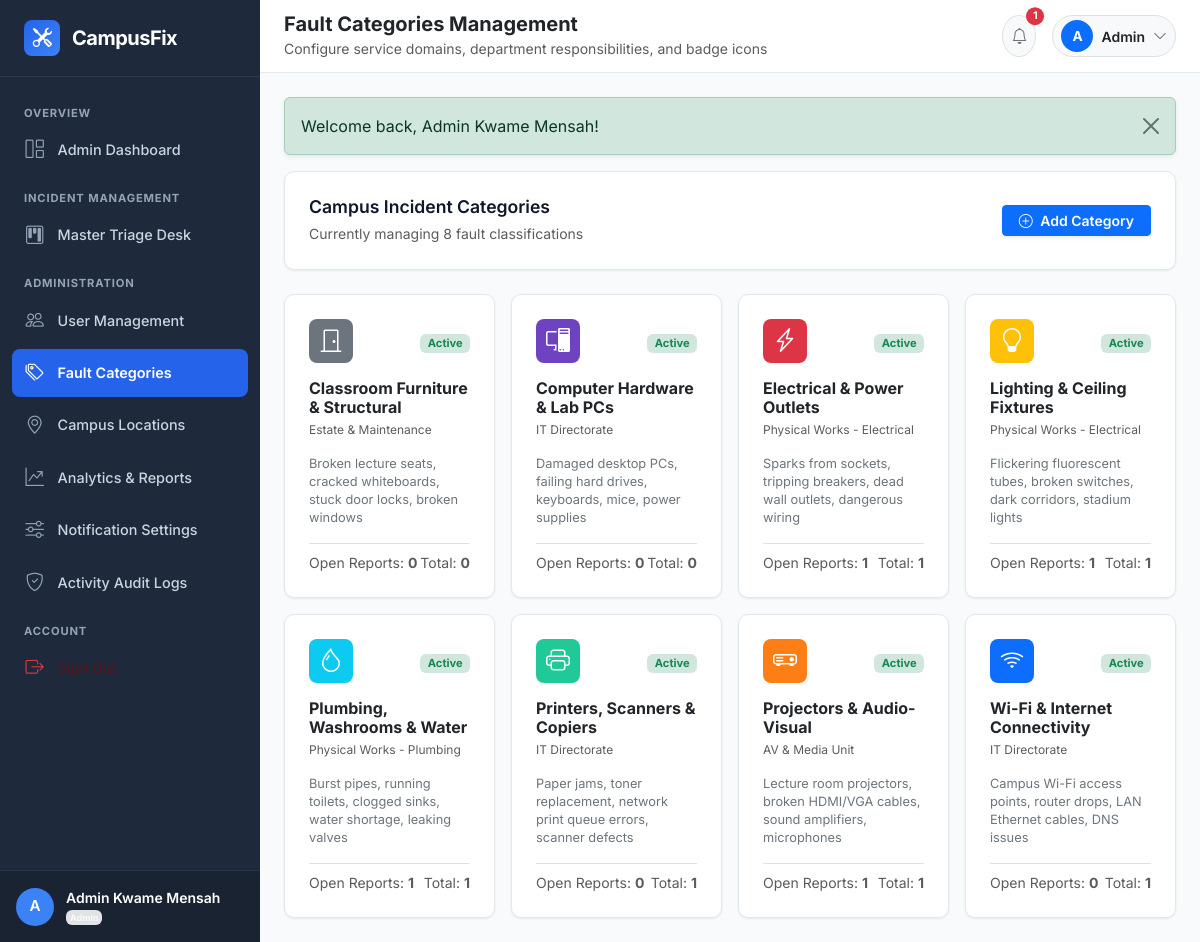
Screenshot of /admin/categories.php (signed in) with the database file from the repository.
### tables this page shows
CREATE TABLE `categories` (
  `id` INT UNSIGNED NOT NULL AUTO_INCREMENT,
  `name` VARCHAR(100) NOT NULL,
  `slug` VARCHAR(100) NOT NULL,
  `description` TEXT DEFAULT NULL,
  `department_in_charge` VARCHAR(100) DEFAULT 'General Services',
  `icon` VARCHAR(50) DEFAULT 'bi-gear' COMMENT 'Bootstrap Icon class name',
  `color_code` VARCHAR(20) DEFAULT '#0d6efd' COMMENT 'Hex color code for UI badges',
  `is_active` TINYINT(1) NOT NULL DEFAULT 1,
  `created_at` DATETIME NOT NULL DEFAULT CURRENT_TIMESTAMP,
  PRIMARY KEY (`id`),
  UNIQUE KEY `uk_categories_name` (`name`),
  UNIQUE KEY `uk_categories_slug` (`slug`),
  KEY `idx_categories_is_active` (`is_active`)
);

### admin/categories.php (the view, shortened to what this page needs)
<?php
$pdo = get_db_connection();
$catStmt = $pdo->query("
    SELECT c.*,
           COUNT(t.id) as total_incidents,
           SUM(CASE WHEN t.status IN ('pending', 'assigned', 'in_progress', 'reopened') THEN 1 ELSE 0 END) as active_incidents
    FROM categories c
    LEFT JOIN tickets t ON c.id = t.category_id
    GROUP BY c.id, c.name, c.slug, c.description, c.department_in_charge, c.icon, c.color_code, c.is_active, c.created_at
    ORDER BY c.name ASC
");
$categories = $catStmt->fetchAll();
include_once INCLUDES_PATH . 'header.php';
include_once INCLUDES_PATH . 'sidebar.php';
?>
<div class="d-flex flex-column flex-1 w-100">
    <?php include_once INCLUDES_PATH . 'navbar.php'; ?>
    <div class="container-fluid px-0">
        <div class="cf-card mb-4">
            <div class="d-flex flex-wrap align-items-center justify-content-between gap-3">
                <div>
                    <h5 class="cf-card-title mb-1">Campus Incident Categories</h5>
                    <small class="text-muted">Currently managing <?= count($categories) ?> fault classifications</small>
                </div>
                <button type="button" class="btn btn-primary btn-sm fw-semibold shadow-sm px-3" data-bs-toggle="modal" data-bs-target="#addCategoryModal">
                    <i class="bi bi-plus-circle me-1"></i> Add Category
                </button>
            </div>
        </div>
        <div class="row g-3">
            <?php foreach ($categories as $cat): ?>
                <div class="col-md-6 col-xl-3">
                    <div class="cf-card h-100 mb-0 position-relative">
                        <div class="d-flex align-items-center justify-content-between mb-3">
                            <span class="p-2 rounded-3 text-white fs-4 d-inline-flex align-items-center justify-content-center" style="background-color: <?= htmlspecialchars($cat['color_code']) ?>; width: 44px; height: 44px;">
                                <i class="bi <?= htmlspecialchars($cat['icon']) ?>"></i>
                            </span>
                            <form method="POST" action="" class="d-inline">
                                <button type="submit" class="badge <?= ($cat['is_active'] == 1) ? 'bg-success-subtle text-success border border-success' : 'bg-secondary-subtle text-secondary' ?> border-0 cursor-pointer" style="font-size: 0.7rem;">
                                    <?= ($cat['is_active'] == 1) ? 'Active' : 'Disabled' ?>
                                </button>
                            </form>
                        </div>
                        <h6 class="fw-bold text-dark mb-1"><?= htmlspecialchars($cat['name']) ?></h6>
                        <small class="text-muted d-block mb-3" style="font-size: 0.75rem;"><?= htmlspecialchars($cat['department_in_charge']) ?></small>
                        <p class="text-secondary small mb-3" style="font-size: 0.8rem; line-height: 1.4;"><?= htmlspecialchars($cat['description'] ?? 'No description.') ?></p>
                        <div class="pt-2 border-top d-flex justify-content-between align-items-center small text-muted">
                            <span>Open Reports: <strong><?= $cat['active_incidents'] ?></strong></span>
                            <span>Total: <strong><?= $cat['total_incidents'] ?></strong></span>
                        </div>
                    </div>
                </div>
            <?php endforeach; ?>
        </div>
    </div>
</div>
<?php include_once INCLUDES_PATH . 'footer.php'; ?>

### assets/css/style.css (style rules this page uses)
:root { --cf-primary-navy: #0f172a; --cf-sidebar-bg: #1e293b; --cf-sidebar-hover: #334155; --cf-accent-blue: #2563eb; --cf-accent-hover: #1d4ed8; --cf-canvas-bg: #f8fafc; --cf-card-bg: #ffffff; --cf-border-color: #e2e8f0; --cf-text-main: #1e293b; --cf-text-muted: #64748b; --cf-radius: 10px; --cf-shadow-sm: 0 1px 3px rgba(0, 0, 0, 0.05), 0 1px 2px rgba(0, 0, 0, 0.03); --cf-shadow-md: 0 4px 6px -1px rgba(0, 0, 0, 0.07), 0 2px 4px -1px rgba(0, 0, 0, 0.04); }
body { font-family: 'Inter', -apple-system, BlinkMacSystemFont, 'Segoe UI', Roboto, Helvetica, Arial, sans-serif; background-color: var(--cf-canvas-bg); color: var(--cf-text-main); min-height: 100vh; display: flex; flex-direction: column; }
.cf-card { background: var(--cf-card-bg); border: 1px solid var(--cf-border-color); border-radius: var(--cf-radius); box-shadow: var(--cf-shadow-sm); padding: 1.5rem; margin-bottom: 1.5rem; transition: transform 0.15s ease, box-shadow 0.15s ease; }
.cf-card-title { font-size: 1.1rem; font-weight: 600; color: var(--cf-primary-navy); margin: 0; }

### rows the page displays
categories: is_active "Active", name "Classroom Furniture & Structural", department_in_charge "Estate & Maintenance", description "Broken lecture seats, cracked whiteboards, stuck door locks, broken windows", active_incidents "0", total_incidents "0"
categories: is_active "Active", name "Computer Hardware & Lab PCs", department_in_charge "IT Directorate", description "Damaged desktop PCs, failing hard drives, keyboards, mice, power supplies", active_incidents "0", total_incidents "0"
categories: is_active "Active", name "Electrical & Power Outlets", department_in_charge "Physical Works - Electrical", description "Sparks from sockets, tripping breakers, dead wall outlets, dangerous wiring", active_incidents "1", total_incidents "1"
categories: is_active "Active", name "Lighting & Ceiling Fixtures", department_in_charge "Physical Works - Electrical", description "Flickering fluorescent tubes, broken switches, dark corridors, stadium lights", active_incidents "1", total_incidents "1"
categories: is_active "Active", name "Plumbing, Washrooms & Water", department_in_charge "Physical Works - Plumbing", description "Burst pipes, running toilets, clogged sinks, water shortage, leaking valves", active_incidents "1", total_incidents "1"
categories: is_active "Active", name "Printers, Scanners & Copiers", department_in_charge "IT Directorate", description "Paper jams, toner replacement, network print queue errors, scanner defects", active_incidents "0", total_incidents "1"
categories: is_active "Active", name "Projectors & Audio-Visual", department_in_charge "AV & Media Unit", description "Lecture room projectors, broken HDMI/VGA cables, sound amplifiers, microphones", active_incidents "1", total_incidents "1"
categories: is_active "Active", name "Wi-Fi & Internet Connectivity", department_in_charge "IT Directorate", description "Campus Wi-Fi access points, router drops, LAN Ethernet cables, DNS issues", active_incidents "0", total_incidents "1"

### other values shown
substr($user['full_name'], 0, 1) "A"
$user['full_name'] "Admin Kwame Mensah"
$user['role'] "Admin"
$pageHeading "Fault Categories Management"
$pageSubtitle "Configure service domains, department responsibilities, and badge icons"
$unreadNotifs "1"
explode(' ', $user['full_name'])[0] "Admin"
$f['message'] "Welcome back, Admin Kwame Mensah!"
count($categories) "8"
